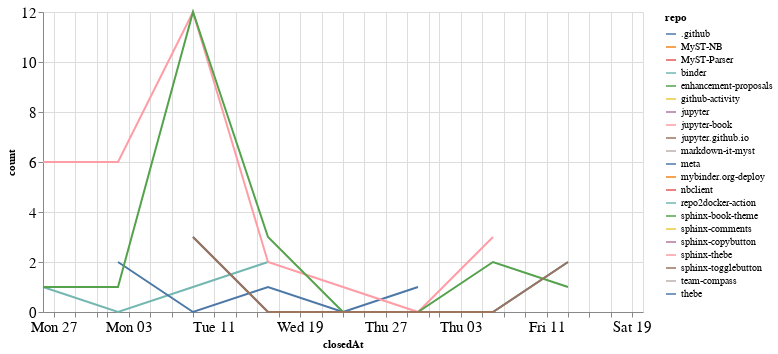

This figure's notebook cell:
### Code cell
closed_by_time = closed_by.groupby('repo').resample('W', on='closedAt').count()['author'].reset_index()
closed_by_time = closed_by_time.rename(columns={'author': 'count'})

alt.Chart(closed_by_time, width=600).mark_line().encode(
    x='closedAt',
    y='count',
    color='repo',
    tooltip="repo"
)

### Figure 1 — Vega-Lite specification as saved in the notebook (floating-point values rounded to 4 significant figures)
{"config": {"axisLeft": {"labelFontSize": 15}, "axisBottom": {"labelFontSize": 15}}, "data": {"name": "data-5d347eacfb06123b6af5faaa8cd285da"}, "mark": "line", "encoding": {"color": {"type": "nominal", "field": "repo"}, "tooltip": {"type": "nominal", "field": "repo"}, "x": {"type": "temporal", "field": "closedAt"}, "y": {"type": "quantitative", "field": "count"}}, "width": 600, "$schema": "https://vega.github.io/schema/vega-lite/v4.8.1.json", "datasets": {"data-5d347eacfb06123b6af5faaa8cd285da": [{"repo": ".github", "closedAt": "2020-08-09T00:00:00", "count": 3}, {"repo": ".github", "closedAt": "2020-08-16T00:00:00", "count": 0}, {"repo": ".github", "closedAt": "2020-08-23T00:00:00", "count": 0}, {"repo": ".github", "closedAt": "2020-08-30T00:00:00", "count": 1}, {"repo": "MyST-NB", "closedAt": "2020-09-06T00:00:00", "count": 1}, {"repo": "MyST-Parser", "closedAt": "2020-09-20T00:00:00", "count": 1}, {"repo": "binder", "closedAt": "2020-07-26T00:00:00", "count": 1}, {"repo": "binder", "closedAt": "2020-08-02T00:00:00", "count": 0}, {"repo": "binder", "closedAt": "2020-08-09T00:00:00", "count": 1}, {"repo": "binder", "closedAt": "2020-08-16T00:00:00", "count": 2}, {"repo": "enhancement-proposals", "closedAt": "2020-08-30T00:00:00", "count": 1}, {"repo": "github-activity", "closedAt": "2020-08-09T00:00:00", "count": 2}, {"repo": "jupyter", "closedAt": "2020-07-26T00:00:00", "count": 1}, {"repo": "jupyter-book", "closedAt": "2020-07-26T00:00:00", "count": 6}, {"repo": "jupyter-book", "closedAt": "2020-08-02T00:00:00", "count": 6}, {"repo": "jupyter-book", "closedAt": "2020-08-09T00:00:00", "count": 12}, {"repo": "jupyter-book", "closedAt": "2020-08-16T00:00:00", "count": 2}, {"repo": "jupyter-book", "closedAt": "2020-08-23T00:00:00", "count": 1}, {"repo": "jupyter-book", "closedAt": "2020-08-30T00:00:00", "count": 0}, {"repo": "jupyter-book", "closedAt": "2020-09-06T00:00:00", "count": 3}, {"repo": "jupyter.github.io", "closedAt": "2020-07-26T00:00:00", "count": 1}, {"repo": "markdown-it-myst", "closedAt": "2020-08-09T00:00:00", "count": 1}, {"repo": "meta", "closedAt": "2020-08-02T00:00:00", "count": 2}, {"repo": "meta", "closedAt": "2020-08-09T00:00:00", "count": 0}, {"repo": "meta", "closedAt": "2020-08-16T00:00:00", "count": 1}, {"repo": "meta", "closedAt": "2020-08-23T00:00:00", "count": 0}, {"repo": "meta", "closedAt": "2020-08-30T00:00:00", "count": 0}, {"repo": "meta", "closedAt": "2020-09-06T00:00:00", "count": 0}, {"repo": "meta", "closedAt": "2020-09-13T00:00:00", "count": 2}, {"repo": "mybinder.org-deploy", "closedAt": "2020-07-26T00:00:00", "count": 1}, {"repo": "nbclient", "closedAt": "2020-09-13T00:00:00", "count": 1}, {"repo": "repo2docker-action", "closedAt": "2020-07-26T00:00:00", "count": 1}, {"repo": "sphinx-book-theme", "closedAt": "2020-07-26T00:00:00", "count": 1}, {"repo": "sphinx-book-theme", "closedAt": "2020-08-02T00:00:00", "count": 1}, {"repo": "sphinx-book-theme", "closedAt": "2020-08-09T00:00:00", "count": 12}, {"repo": "sphinx-book-theme", "closedAt": "2020-08-16T00:00:00", "count": 3}, {"repo": "sphinx-book-theme", "closedAt": "2020-08-23T00:00:00", "count": 0}, {"repo": "sphinx-book-theme", "closedAt": "2020-08-30T00:00:00", "count": 0}, {"repo": "sphinx-book-theme", "closedAt": "2020-09-06T00:00:00", "count": 2}, {"repo": "sphinx-book-theme", "closedAt": "2020-09-13T00:00:00", "count": 1}, {"repo": "sphinx-comments", "closedAt": "2020-08-16T00:00:00", "count": 4}, {"repo": "sphinx-copybutton", "closedAt": "2020-07-26T00:00:00", "count": 2}, {"repo": "sphinx-thebe", "closedAt": "2020-08-16T00:00:00", "count": 1}, {"repo": "sphinx-togglebutton", "closedAt": "2020-08-09T00:00:00", "count": 3}, {"repo": "sphinx-togglebutton", "closedAt": "2020-08-16T00:00:00", "count": 0}, {"repo": "sphinx-togglebutton", "closedAt": "2020-08-23T00:00:00", "count": 0}, {"repo": "sphinx-togglebutton", "closedAt": "2020-08-30T00:00:00", "count": 0}, {"repo": "sphinx-togglebutton", "closedAt": "2020-09-06T00:00:00", "count": 0}, {"repo": "sphinx-togglebutton", "closedAt": "2020-09-13T00:00:00", "count": 2}, {"repo": "team-compass", "closedAt": "2020-07-26T00:00:00", "count": 1}, {"repo": "thebe", "closedAt": "2020-08-16T00:00:00", "count": 1}]}}
